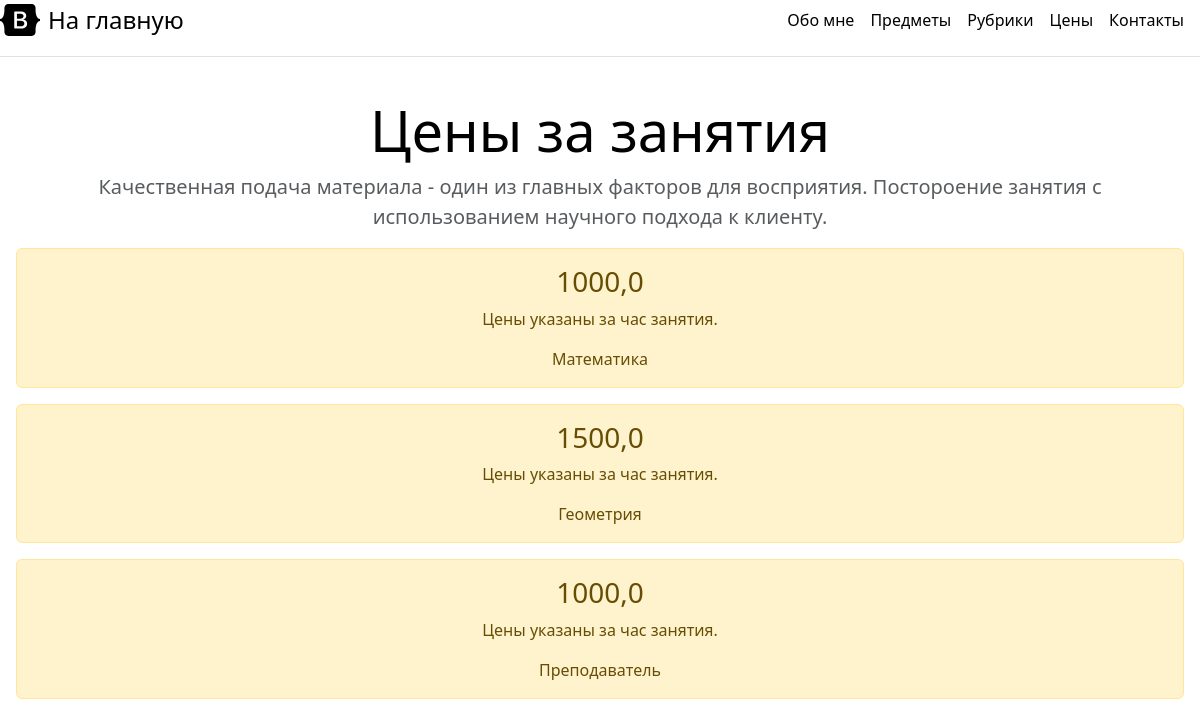
Before: /price with the older database file.
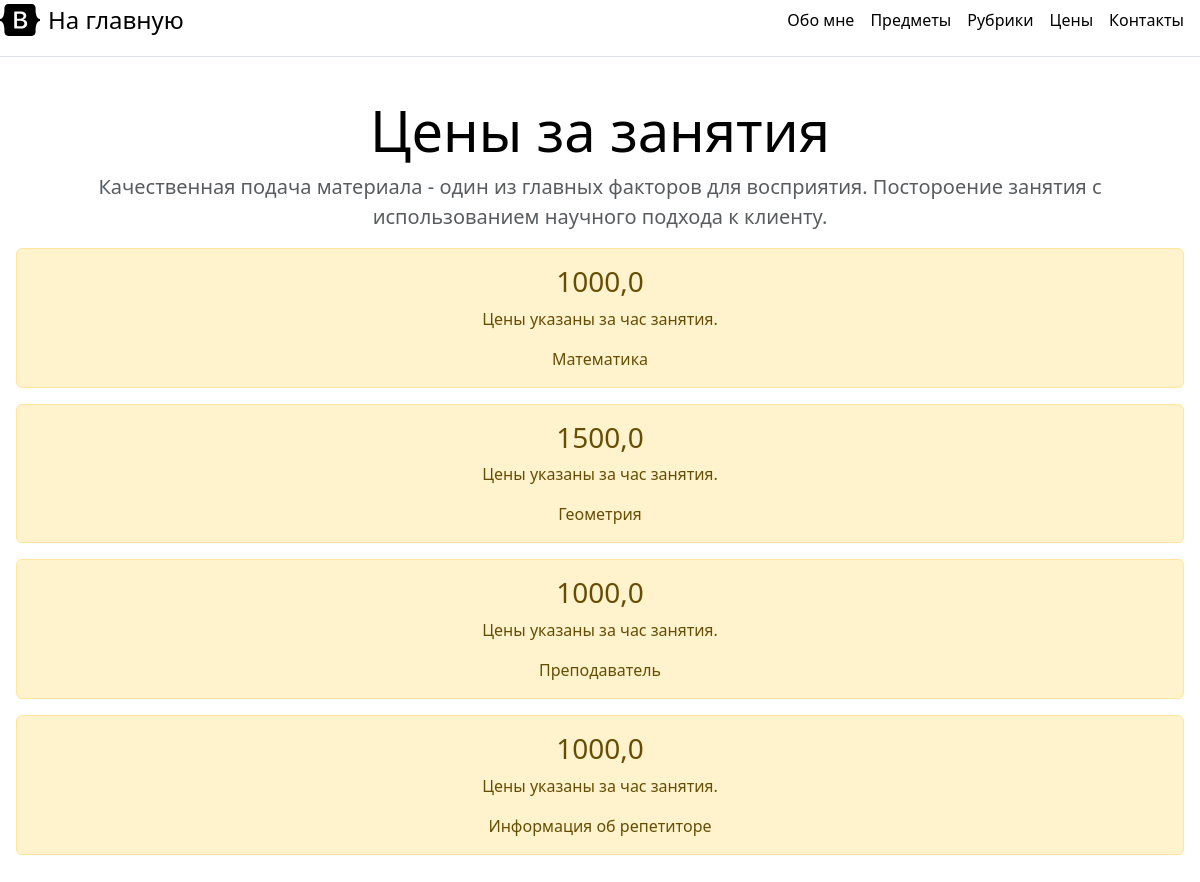
After: the same page with the newer database file.
### webrepetitor/models.py (models this page shows, shortened)
class Bd(models.Model):
    class Status(models.TextChoices):
        DRAFT = 'DF', 'Черновик'
        PUBLISHED = 'PF', 'Опубликовано'
    title = models.CharField(max_length=250)
    slag = models.SlugField(max_length=250)
    content = models.TextField()
    price = models.FloatField()
    published_time = models.DateTimeField(auto_now_add=True, db_index=True)
    status = models.CharField(max_length=2, choices=Status.choices, default=Status.DRAFT)
    rubric = models.ForeignKey('Rubric', null=True,
                               on_delete=models.PROTECT, verbose_name='Рубрика')
    objects = models.Manager()
    published = PublishedManager()

### webrepetitor/views.py (the view)
# urls.py: path('price', views.price, name='price'),
def price(request):
    bbs = Bd.objects.all()
    rubrics = Rubric.objects.all()
    context = {'bbs': bbs, 'rubrics': rubrics}
    return render(request, 'webrepetitor/price.html', context)

### webrepetitor/templates/webrepetitor/price.html (shortened to what this page needs)
{% extends 'webrepetitor/base.html' %}
{% block content %}
    <div class="pricing-header p-3 pb-md-4 mx-auto text-center">
      <h1 class="display-4 fw-normal text-body-emphasis">Цены за занятия</h1>
        <p class="fs-5 text-body-secondary"><ya-tr-span data-index="6-0" data-translated="true" data-source-lang="en" data-target-lang="ru" data-value="Quickly build an effective pricing table for your potential customers with this Bootstrap example. " data-translation="Качественная подача материала - один из главных факторов для восприятия. " data-ch="0" data-type="trSpan">Качественная подача материала - один из главных факторов для восприятия. </ya-tr-span><ya-tr-span data-index="6-1" data-translated="true" data-source-lang="en" data-target-lang="ru" data-value="Постороение занятия с использованием научного подхода к клиенту" data-translation="Постороение занятия с использованием научного подхода к клиенту" data-ch="0" data-type="trSpan">Постороение занятия с использованием научного подхода к клиенту.</ya-tr-span></p>
    {% for el in bbs %}
        <div class="alert alert-warning mt-2">
             <h3>{{ el.price }}</h3>
            <p>Цены указаны за час занятия.</p>
            {{ el.title }}
        </div>
        {% endfor %}
{% endblock %}

Changed rows visible on the page:
added Bd: price "1000,0", title "Информация об репетиторе"
